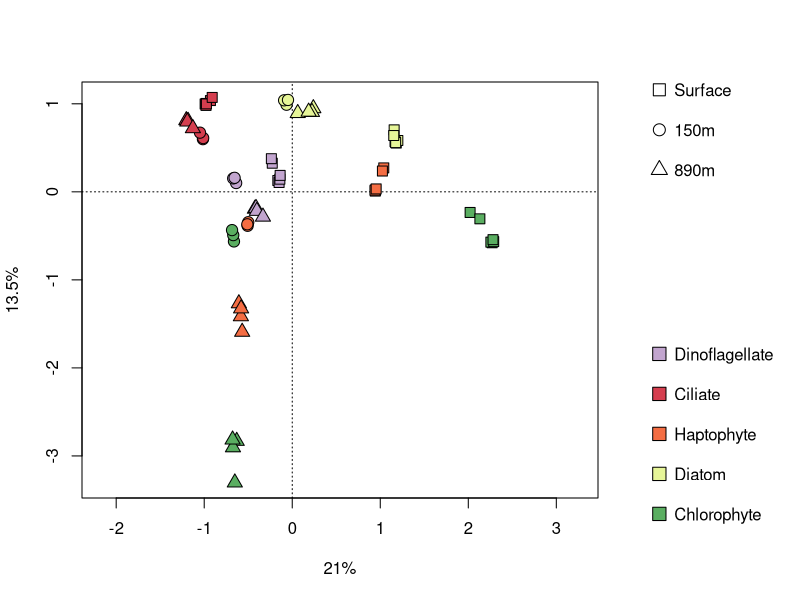

This chart was generated by the following R code:
## ---- chunk 1
knitr::opts_chunk$set(echo = TRUE, tidy = FALSE)
## ---- chunk 2
# if (!requireNamespace("BiocManager", quietly = TRUE))
#     install.packages("BiocManager")
# 
# BiocManager::install("edgeR")
# install.packages("tidyverse")
# install.packages("vegan)

library(tidyverse)
library(edgeR)
library(vegan)
## ---- chunk 3
countfile <- read.csv("counts-bytaxa-sharedKeggIDs.csv")

# names(countfile) # column names
## ---- chunk 4
dge.metaT.cca <- DGEList(counts = countfile[,3:15],
                         genes = countfile[1:2], 
                         group=c(rep("Surface",6),
                                 rep("Deep_150m",3),
                                 rep("Deep_890m",4)))
# List library size, and samples as grouped replicates.
dge.metaT.cca$samples
## ---- chunk 5
#normalize library using trimmed mean of M-values
data <- calcNormFactors(dge.metaT.cca, method = "TMM") 
# ?calcNormFactors() #explore other options
## ---- chunk 6
cpm_data <- cpm(data, normalized.lib.sizes=TRUE, log=FALSE)
cpm_data <- as.data.frame(cpm_data)  

# Compile with annotation information ($genes)
cca_cpm <- data.frame(data$genes, cpm_data)
## ---- chunk 7
#Calculate relative abundance the mean CPM by taxonomic group.
norm.m.data_CPM <- cca_cpm %>% 
  pivot_longer(starts_with("Sample")) %>% 
  group_by(Level2, name) %>% 
  mutate(count_norm = value/sum(value)) %>% 
  select(-value) %>% 
  pivot_wider(names_from = K0_number, values_from = count_norm, values_fill = 0) %>%
  unite(tmp, Level2, name, sep = "_", remove = FALSE) %>% 
  select(tmp, Level2, variable = name, everything()) %>% 
  column_to_rownames(var = "tmp") %>% 
  data.frame
# head(norm.m.data_CPM)
## ---- chunk 8
#format a key:
key_forPCA<-function(df){
  df$shape<-22 #surface
  deep150<-c("Sample25", "Sample26", "Sample27")
  df$shape[df$variable %in% deep150]=21
  deep890<-c("Sample28", "Sample29", "Sample30", "Sample31")
  df$shape[df$variable %in% deep890]=24
  #select taxa:
  df$taxcolor[df$Level2=="Dinoflagellate"]="#c2a5cf"
  df$taxcolor[df$Level2=="Ciliate"]="#d53e4f"
  df$taxcolor[df$Level2=="Diatom"]="#e6f598"
  df$taxcolor[df$Level2=="Chlorophyte"]="#5aae61"
  df$taxcolor[df$Level2=="Haptophyte"]="#f46d43"
  return(df)
}
cpm_PCA.w.key<-key_forPCA(norm.m.data_CPM)
## ---- chunk 9
# Isolate key and count data only
CCA_data <- cpm_PCA.w.key %>% select(-Level2, -variable, -shape, -taxcolor) #only numerica in CCA input information

key <- cpm_PCA.w.key %>% select(Level2, variable, shape, taxcolor)
## ---- chunk 10
# head(CCA_data) # View data frame structure this way
set.seed(111) #for reproducibility
ca <- cca(CCA_data, scaling=TRUE)
## ---- chunk 11
#CCA ploting set up:
par(xpd = FALSE, oma = c(0,0,0,8)) 
# Isolate variances for axes
eig<-eigenvals(ca); x<-signif((eig[1]*100),3); y<-signif((eig[2]*100),3) #extract variances for CCA1 and CCA2 axes

plot(ca,type=c("points"),display=c("wa", "sites"),main="",xlab=bquote(.(x)*"%"), ylab=(bquote(.(y)*"%")))
points(ca,pch=key$shape,col="black",bg=key$taxcolor,cex=1.5)
par(xpd=NA) 
legend(4,1.5,c("Surface", "150m", "890m"),pch=c(0,1,2),col=c("black"),cex=1,pt.cex=1.6,bty="n",y.intersp=2)
legend(4,-1.5,c("Dinoflagellate","Ciliate","Haptophyte","Diatom","Chlorophyte"),pch=22,pt.bg=c("#c2a5cf","#d53e4f", "#f46d43", "#e6f598", "#5aae61"),col=c("black","black","black","black","black"),y.intersp=2,bty="n",pt.cex=2,cex=1)
